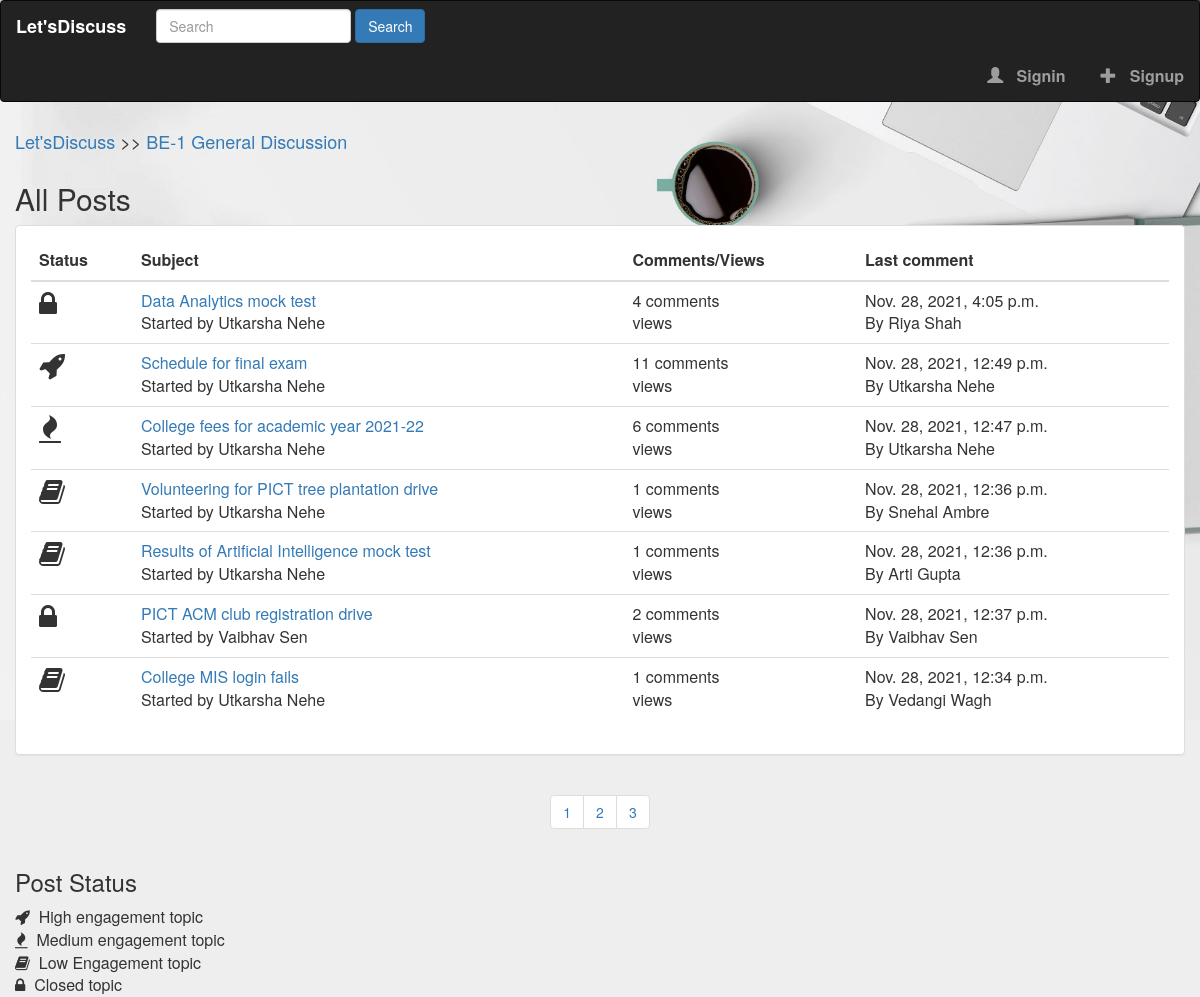
Screenshot of /posts/be-1-general-discussion/ with the database file from the repository.
### online_forum/models.py (models this page shows, shortened)
class Category(models.Model):
    title = models.CharField(max_length=100)
    slug = models.SlugField(max_length=200, unique=True, blank=True)
    description = models.TextField(default="Description")
    class Meta:
        verbose_name_plural = "Categories"
    def get_url(self):
        return reverse("posts", kwargs={
            'slug': self.slug
        })

class Post(models.Model):
    title = models.CharField(max_length=1000)
    slug = models.SlugField(max_length=1500, unique=True, blank=True)
    author = models.ForeignKey(Author, on_delete=models.CASCADE)
    content = HTMLField()
    categories = models.ManyToManyField(Category)
    timestamp = models.DateTimeField(auto_now_add=True)
    approved = models.BooleanField(default=False)
    hit_count_generic = GenericRelation(HitCount, object_id_field='object_pk',
                                        related_query_name='hit_count_generic_relation')
    tags = TaggableManager()
    comments = models.ManyToManyField(Comment, blank=True)
    closed = models.BooleanField(default=False)
    state = models.CharField(max_length=40, default='zero')
    def get_url(self):
        return reverse("post-detail", kwargs={
            'slug': self.slug
        })
    @property
    def number_of_comments(self):
        return self.comments.count()
    @property
    def last_comment(self):
        return self.comments.latest('timestamp')

class Author(models.Model):
    user = models.ForeignKey(User, on_delete=models.CASCADE)
    full_name = models.CharField(max_length=255, blank=True)
    slug = models.SlugField(max_length=512, unique=True, blank=True)
    bio = HTMLField()
    points = models.IntegerField(default=0)
    profile_pic = ResizedImageField(size=[50, 80], quality=100, upload_to='authors', default=None, blank=False)

class Comment(models.Model):
    user = models.ForeignKey(Author, on_delete=models.CASCADE)
    content = models.TextField()
    timestamp = models.DateTimeField(auto_now_add=True)
    replies = models.ManyToManyField(Reply, blank=True)

### online_forum/views.py (the view)
# urls.py: path('posts/<slug>/', views.show_posts, name='posts'),
def show_posts(request, slug):
    category = get_object_or_404(Category, slug=slug)
    posts = Post.objects.filter(approved=True, categories=category)
    paginator = Paginator(posts, 7)
    page = request.GET.get("page")
    try:
        posts = paginator.page(page)
    except PageNotAnInteger:
        posts = paginator.page(1)
    except EmptyPage:
        posts = paginator.page(paginator.num_pages)
    context = {
        'posts': posts,
        'forum': category,
        'title': category.title + ' Posts',
    }
    return render(request, 'posts.html', context)

### online_forum/context_processors.py (called while the page is built, shortened)
def search(request):
    search_context = {}
    posts = Post.objects.all()
    return search_context

### templates/posts.html
{% extends 'base.html' %}
{% load hitcount_tags %}
{% block content %}
    <div class="container">
        <div class="row">
            <div class="forum-navigation">
            <span>
                <h4>
                    <a href="{% url 'index' %}">Let'sDiscuss</a> >>
                    <a href="{{ forum.get_url }}">{{ forum.title }}</a>
                </h4>
            </span>
            </div>
        </div>
        <div class="row">
            {% if posts %}
                <h2>All Posts</h2>
                <div class="panel panel-default">
                    <div class="panel-body">
                        <table class="table">
                            <thead>
                                <tr>
                                    <th>Status</th>
                                    <th>Subject</th>
                                    <th>Comments/Views</th>
                                    <th>Last comment</th>
                                </tr>
                            </thead>
                            <tbody>
                                {% for post in posts %}
                                    <tr>
                                        <td class="status-icon">
                                           {% if post.closed == True %}
                                                <div class="status-icon"><i class="fa fa-lock"></i></div>
                                            {% elif post.number_of_comments <= 5 %}
                                                <div class="status-icon"><i class="fa fa-book"></i></div>
                                            {% elif post.number_of_comments <= 10 %}
                                                <div class="status-icon"><i class="fa fa-fire"></i></div>
                                            {% else %}
                                                <div class="status-icon"><i class="fa fa-rocket"></i></div>
                                            {% endif %}
                                        </td>
                                        <td>
                                            <a href="{{ post.get_url }}">{{ post.title }}<br></a>
                                            Started by {{ post.author.full_name|title }}
                                        </td>
                                        <td>
                                            {{ post.number_of_comments }} comments <br/> {% get_hit_count for post %} views
                                        </td>
                                        <td>
                                            {% if post.number_of_comments > 0 %}
                                                {{ post.last_comment.timestamp }}
                                                <br/>
                                                By {{ post.last_comment.user.full_name|title }}
                                            {% else %}
                                                <p>None</p>
                                            {% endif %}
                                        </td>
                                    </tr>
                                {% endfor %}
                            </tbody>
                        </table>
                    </div>
                </div>
            {% else %}
                <h2>No posts found</h2>
            {% endif %}
        </div>
        <div class="row">
            <center>
            <nav>
                <ul class="pagination">
                    {% for num_page in posts.paginator.page_range %}
                        <li class="page-item">
                            <a class="page-link" href="?page={{ num_page }}">{{ num_page }}</a>
                        </li>
                    {% endfor %}
                </ul>
            </nav>
        </center>
        </div>
        <div class="row" style="font-size: 16px;">
            <h3>Post Status</h3>
            <span>
                <i class="fa fa-rocket"></i> &nbsp;High engagement topic
            </span>
            <br/>
            <span>
                <i class="fa fa-fire"></i> &nbsp;Medium engagement topic
            </span>
            <br/>
            <span>
                <i class="fa fa-book"></i> &nbsp;Low Engagement topic
            </span>
            <br/>
            <span>
                <i class="fa fa-lock"></i> &nbsp;Closed topic
            </span>
            <br/>
        </div>
    </div>
{% endblock content %}

### static/style.css (style rules this page uses)
body { background: white url('images/bg6.jpg'); background-size: 100%; background-repeat:no-repeat; }
* { margin: 0; padding: 0; -webkit-box-sizing: border-box; -moz-box-sizing: border-box; box-sizing: border-box; }
ul { list-style-type: none; }
.status-icon { font-size: 28px; }

### rows the page displays
Category: title "BE-1 General Discussion"
Post: closed True (drawn), title "Data Analytics mock test", author.full_name "Utkarsha Nehe", number_of_comments "4", last_comment.timestamp "Nov. 28, 2021, 4:05 p.m.", last_comment.user.full_name "Riya Shah"
Post: closed False (drawn), title "Schedule for final exam", author.full_name "Utkarsha Nehe", number_of_comments "11", last_comment.timestamp "Nov. 28, 2021, 12:49 p.m.", last_comment.user.full_name "Utkarsha Nehe"
Post: closed False (drawn), title "College fees for academic year 2021-22", author.full_name "Utkarsha Nehe", number_of_comments "6", last_comment.timestamp "Nov. 28, 2021, 12:47 p.m.", last_comment.user.full_name "Utkarsha Nehe"
Post: closed False (drawn), title "Volunteering for PICT tree plantation drive", author.full_name "Utkarsha Nehe", number_of_comments "1", last_comment.timestamp "Nov. 28, 2021, 12:36 p.m.", last_comment.user.full_name "Snehal Ambre"
Post: closed False (drawn), title "Results of Artificial Intelligence mock test", author.full_name "Utkarsha Nehe", number_of_comments "1", last_comment.timestamp "Nov. 28, 2021, 12:36 p.m.", last_comment.user.full_name "Arti Gupta"
Post: closed True (drawn), title "PICT ACM club registration drive", author.full_name "Vaibhav Sen", number_of_comments "2", last_comment.timestamp "Nov. 28, 2021, 12:37 p.m.", last_comment.user.full_name "Vaibhav Sen"
Post: closed False (drawn), title "College MIS login fails", author.full_name "Utkarsha Nehe", number_of_comments "1", last_comment.timestamp "Nov. 28, 2021, 12:34 p.m.", last_comment.user.full_name "Vedangi Wagh"

### other values shown
{{ num_page }} "1" "2" "3"
